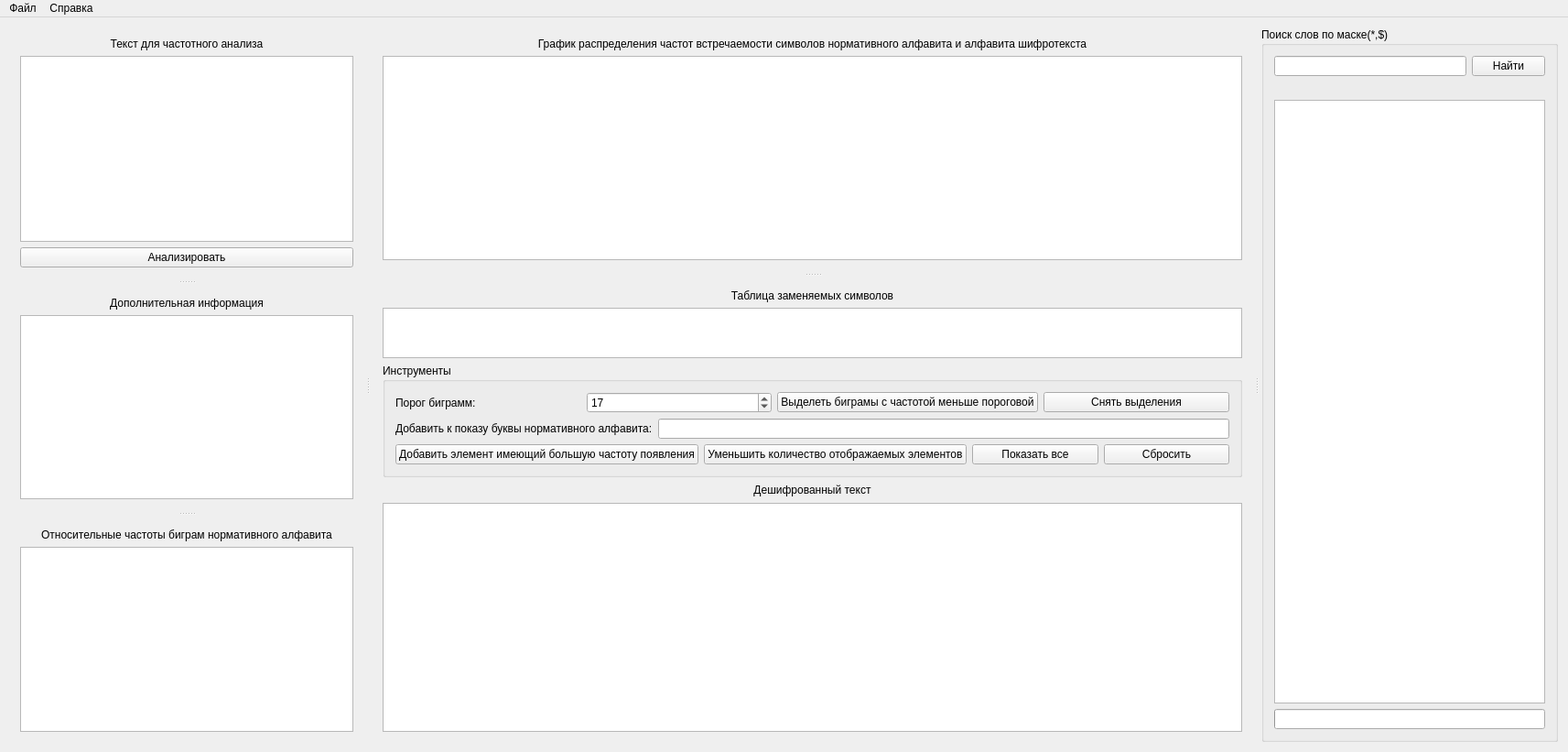
<?xml version="1.0" encoding="UTF-8"?>
<ui version="4.0">
 <class>MonoAlphabetic</class>
 <widget class="QMainWindow" name="MonoAlphabetic">
  <property name="geometry">
   <rect>
    <x>0</x>
    <y>0</y>
    <width>1713</width>
    <height>821</height>
   </rect>
  </property>
  <property name="windowTitle">
   <string>MainWindow</string>
  </property>
  <property name="windowIcon">
   <iconset resource="rec.qrc">
    <normaloff>:/img/monow.png</normaloff>:/img/monow.png</iconset>
  </property>
  <widget class="QWidget" name="centralWidget">
   <layout class="QHBoxLayout" name="horizontalLayout_5">
    <item>
     <widget class="QSplitter" name="splitter_4">
      <property name="orientation">
       <enum>Qt::Horizontal</enum>
      </property>
      <property name="handleWidth">
       <number>10</number>
      </property>
      <widget class="QSplitter" name="splitter_3">
       <property name="orientation">
        <enum>Qt::Horizontal</enum>
       </property>
       <property name="handleWidth">
        <number>10</number>
       </property>
       <widget class="QSplitter" name="splitter_2">
        <property name="orientation">
         <enum>Qt::Vertical</enum>
        </property>
        <property name="handleWidth">
         <number>10</number>
        </property>
        <widget class="QWidget" name="layoutWidget">
         <layout class="QVBoxLayout" name="verticalLayout_3">
          <item>
           <widget class="QLabel" name="label">
            <property name="text">
             <string>Текст для частотного анализа</string>
            </property>
            <property name="alignment">
             <set>Qt::AlignCenter</set>
            </property>
           </widget>
          </item>
          <item>
           <widget class="QPlainTextEdit" name="plainTextEdit">
            <property name="minimumSize">
             <size>
              <width>0</width>
              <height>0</height>
             </size>
            </property>
            <property name="maximumSize">
             <size>
              <width>16777215</width>
              <height>16777215</height>
             </size>
            </property>
            <property name="toolTip">
             <string>&lt;html&gt;&lt;head/&gt;&lt;body&gt;&lt;p&gt;Введите зашифрованную последовательность (для загрузки &lt;span style=&quot; font-weight:600;&quot;&gt;тестового примера&lt;/span&gt; используйте &lt;span style=&quot; font-weight:600;&quot;&gt;ctrl+t&lt;/span&gt;)&lt;/p&gt;&lt;/body&gt;&lt;/html&gt;</string>
            </property>
            <property name="plainText">
             <string/>
            </property>
           </widget>
          </item>
          <item>
           <widget class="QPushButton" name="pushButton">
            <property name="toolTip">
             <string>&lt;html&gt;&lt;head/&gt;&lt;body&gt;&lt;p&gt;Выполнить частотный анализ исходного текста, сформировать статистику, и подобрать символы замещения в соответствии с собранными данными&lt;/p&gt;&lt;/body&gt;&lt;/html&gt;</string>
            </property>
            <property name="text">
             <string>Анализировать</string>
            </property>
           </widget>
          </item>
         </layout>
        </widget>
        <widget class="QWidget" name="layoutWidget">
         <layout class="QVBoxLayout" name="verticalLayout">
          <item>
           <widget class="QLabel" name="label_3">
            <property name="text">
             <string>Дополнительная информация</string>
            </property>
            <property name="alignment">
             <set>Qt::AlignCenter</set>
            </property>
           </widget>
          </item>
          <item>
           <widget class="QPlainTextEdit" name="plainTextEdit_3">
            <property name="readOnly">
             <bool>true</bool>
            </property>
           </widget>
          </item>
         </layout>
        </widget>
        <widget class="QWidget" name="layoutWidget">
         <layout class="QVBoxLayout" name="verticalLayout_2">
          <item>
           <widget class="QLabel" name="label_6">
            <property name="text">
             <string>Относительные частоты биграм нормативного алфавита</string>
            </property>
            <property name="alignment">
             <set>Qt::AlignCenter</set>
            </property>
           </widget>
          </item>
          <item>
           <widget class="QTableView" name="tableView_2">
            <property name="editTriggers">
             <set>QAbstractItemView::NoEditTriggers</set>
            </property>
            <attribute name="horizontalHeaderDefaultSectionSize">
             <number>40</number>
            </attribute>
           </widget>
          </item>
         </layout>
        </widget>
       </widget>
       <widget class="QSplitter" name="splitter">
        <property name="orientation">
         <enum>Qt::Vertical</enum>
        </property>
        <property name="handleWidth">
         <number>10</number>
        </property>
        <widget class="QWidget" name="layoutWidget">
         <layout class="QVBoxLayout" name="verticalLayout_4">
          <item>
           <widget class="QLabel" name="label_5">
            <property name="text">
             <string>График распределения частот встречаемости символов нормативного алфавита и алфавита шифротекста</string>
            </property>
            <property name="alignment">
             <set>Qt::AlignCenter</set>
            </property>
           </widget>
          </item>
          <item>
           <widget class="QGraphicsView" name="graphicsView">
            <property name="verticalScrollBarPolicy">
             <enum>Qt::ScrollBarAlwaysOff</enum>
            </property>
            <property name="horizontalScrollBarPolicy">
             <enum>Qt::ScrollBarAlwaysOff</enum>
            </property>
           </widget>
          </item>
         </layout>
        </widget>
        <widget class="QWidget" name="layoutWidget">
         <layout class="QVBoxLayout" name="verticalLayout_6">
          <item>
           <widget class="QLabel" name="label_2">
            <property name="text">
             <string>Таблица заменяемых символов</string>
            </property>
            <property name="alignment">
             <set>Qt::AlignCenter</set>
            </property>
           </widget>
          </item>
          <item>
           <widget class="QTableView" name="tableView">
            <property name="minimumSize">
             <size>
              <width>0</width>
              <height>55</height>
             </size>
            </property>
            <property name="maximumSize">
             <size>
              <width>16777215</width>
              <height>55</height>
             </size>
            </property>
            <property name="contextMenuPolicy">
             <enum>Qt::NoContextMenu</enum>
            </property>
            <property name="toolTip">
             <string>&lt;html&gt;&lt;head/&gt;&lt;body&gt;&lt;p&gt;Для замены соответствующих символов:&lt;br/&gt;&lt;span style=&quot; font-weight:600;&quot;&gt;1.&lt;/span&gt;&lt;span style=&quot; font-style:italic;&quot;&gt;Выбирите одинарным кликом левой кнопкой мыши, по столбцу таблицы, символ, который требуется заменить;&lt;/span&gt;&lt;/p&gt;&lt;p&gt;&lt;span style=&quot; font-weight:600;&quot;&gt;2. &lt;/span&gt;&lt;span style=&quot; font-style:italic;&quot;&gt;Выполните двойной клик по символу на который требуется заменить символ выбраный в п.1.&lt;/span&gt;&lt;/p&gt;&lt;/body&gt;&lt;/html&gt;</string>
            </property>
            <property name="verticalScrollBarPolicy">
             <enum>Qt::ScrollBarAlwaysOff</enum>
            </property>
            <property name="horizontalScrollBarPolicy">
             <enum>Qt::ScrollBarAlwaysOff</enum>
            </property>
            <property name="editTriggers">
             <set>QAbstractItemView::NoEditTriggers</set>
            </property>
            <attribute name="horizontalHeaderDefaultSectionSize">
             <number>35</number>
            </attribute>
            <attribute name="verticalHeaderVisible">
             <bool>false</bool>
            </attribute>
           </widget>
          </item>
          <item>
           <widget class="QGroupBox" name="groupBox">
            <property name="title">
             <string>Инструменты</string>
            </property>
            <layout class="QVBoxLayout" name="verticalLayout_5">
             <item>
              <layout class="QHBoxLayout" name="horizontalLayout_3">
               <item>
                <widget class="QLabel" name="label_7">
                 <property name="text">
                  <string>Порог биграмм:</string>
                 </property>
                </widget>
               </item>
               <item>
                <widget class="QSpinBox" name="spinBox">
                 <property name="maximum">
                  <number>100</number>
                 </property>
                 <property name="value">
                  <number>17</number>
                 </property>
                </widget>
               </item>
               <item>
                <widget class="QPushButton" name="add_select">
                 <property name="toolTip">
                  <string>Выделить редковстречающиеся сочетания букв</string>
                 </property>
                 <property name="text">
                  <string>Выделеть биграмы с частотой меньше пороговой</string>
                 </property>
                </widget>
               </item>
               <item>
                <widget class="QPushButton" name="pushButton_3">
                 <property name="text">
                  <string>Снять выделения</string>
                 </property>
                </widget>
               </item>
              </layout>
             </item>
             <item>
              <layout class="QHBoxLayout" name="horizontalLayout_2">
               <item>
                <widget class="QLabel" name="label_8">
                 <property name="text">
                  <string>Добавить к показу буквы нормативного алфавита:</string>
                 </property>
                </widget>
               </item>
               <item>
                <widget class="QLineEdit" name="lineEdit">
                 <property name="toolTip">
                  <string>&lt;html&gt;&lt;head/&gt;&lt;body&gt;&lt;p&gt;Введите элементы нормативного алфавита для их добавления к показу&lt;br/&gt;&lt;span style=&quot; font-weight:600;&quot;&gt;Не чувствительно к регистру!&lt;/span&gt;&lt;/p&gt;&lt;/body&gt;&lt;/html&gt;</string>
                 </property>
                </widget>
               </item>
              </layout>
             </item>
             <item>
              <layout class="QHBoxLayout" name="horizontalLayout">
               <item>
                <widget class="QPushButton" name="add_simbol">
                 <property name="toolTip">
                  <string>Добавить к показу элемент имеющий наибольшую частоту появления</string>
                 </property>
                 <property name="text">
                  <string>Добавить элемент имеющий большую частоту появления</string>
                 </property>
                </widget>
               </item>
               <item>
                <widget class="QPushButton" name="pushButton_2">
                 <property name="toolTip">
                  <string>Убрать последний добавленный элемент имеющий наибольшую частоту появления</string>
                 </property>
                 <property name="text">
                  <string>Уменьшить количество отображаемых элементов</string>
                 </property>
                </widget>
               </item>
               <item>
                <widget class="QPushButton" name="pushButton_5">
                 <property name="toolTip">
                  <string>Показать все элементы замещения</string>
                 </property>
                 <property name="text">
                  <string>Показать все</string>
                 </property>
                </widget>
               </item>
               <item>
                <widget class="QPushButton" name="pushButton_4">
                 <property name="toolTip">
                  <string>Скрыть все элементы замещения, кроме приоритетных(добавленных к показу принудительно)</string>
                 </property>
                 <property name="text">
                  <string>Сбросить</string>
                 </property>
                </widget>
               </item>
              </layout>
             </item>
            </layout>
           </widget>
          </item>
          <item>
           <widget class="QLabel" name="label_4">
            <property name="minimumSize">
             <size>
              <width>0</width>
              <height>16</height>
             </size>
            </property>
            <property name="maximumSize">
             <size>
              <width>16777215</width>
              <height>16</height>
             </size>
            </property>
            <property name="baseSize">
             <size>
              <width>0</width>
              <height>0</height>
             </size>
            </property>
            <property name="text">
             <string>Дешифрованный текст</string>
            </property>
            <property name="alignment">
             <set>Qt::AlignCenter</set>
            </property>
           </widget>
          </item>
          <item>
           <widget class="QPlainTextEdit" name="plainTextEdit_2">
            <property name="font">
             <font>
              <pointsize>12</pointsize>
             </font>
            </property>
            <property name="contextMenuPolicy">
             <enum>Qt::CustomContextMenu</enum>
            </property>
            <property name="toolTip">
             <string>&lt;html&gt;&lt;head/&gt;&lt;body&gt;&lt;p&gt;&lt;span style=&quot; font-size:8pt;&quot;&gt;Кликните правой кнопкой мыши по слову для просмотра всех вариантов его замены и выбирите наиболее подходящий вариант&lt;/span&gt;&lt;/p&gt;&lt;/body&gt;&lt;/html&gt;</string>
            </property>
            <property name="readOnly">
             <bool>true</bool>
            </property>
           </widget>
          </item>
         </layout>
        </widget>
       </widget>
      </widget>
      <widget class="QGroupBox" name="groupBox_2">
       <property name="title">
        <string>Поиск слов по маске(*,$)</string>
       </property>
       <layout class="QVBoxLayout" name="verticalLayout_8">
        <item>
         <layout class="QVBoxLayout" name="verticalLayout_7">
          <item>
           <layout class="QHBoxLayout" name="horizontalLayout_4">
            <item>
             <widget class="QLineEdit" name="lineEdit_2">
              <property name="toolTip">
               <string>&lt;html&gt;&lt;head/&gt;&lt;body&gt;&lt;p&gt;Правила формирования маски:&lt;br/&gt;&lt;span style=&quot; font-weight:600;&quot;&gt;*&lt;/span&gt; - любой символ;&lt;/p&gt;&lt;p&gt;&lt;span style=&quot; font-weight:600;&quot;&gt;$1, $2&lt;/span&gt; - определенные символы;&lt;/p&gt;&lt;p&gt;&lt;span style=&quot; font-weight:600;&quot;&gt;А&lt;/span&gt; - конкретный символ.&lt;/p&gt;&lt;p&gt;&lt;br/&gt;Например:&lt;br/&gt;слово &lt;span style=&quot; font-style:italic;&quot;&gt;&amp;quot;дом&amp;quot;&lt;/span&gt; соответствует слудующим маскам: &lt;br/&gt;&lt;span style=&quot; font-weight:600;&quot;&gt;***, Д*М,$1$2$1, Д$1$2 и т.д.&lt;br/&gt;&lt;/span&gt;слово &lt;span style=&quot; font-style:italic;&quot;&gt;&amp;quot;слово&amp;quot;&lt;/span&gt; соответствует: &lt;br/&gt;&lt;span style=&quot; font-weight:600;&quot;&gt;C****,$1$2$3$4$3 и т.д.&lt;br/&gt;&lt;br/&gt;Примечание:&lt;br/&gt;Маска нечуствительна к регистру!&lt;/span&gt;&lt;/p&gt;&lt;/body&gt;&lt;/html&gt;</string>
              </property>
             </widget>
            </item>
            <item>
             <widget class="QPushButton" name="pushButton_6">
              <property name="toolTip">
               <string>&lt;html&gt;&lt;head/&gt;&lt;body&gt;&lt;p&gt;Правила формирования маски:&lt;br/&gt;&lt;span style=&quot; font-weight:600;&quot;&gt;*&lt;/span&gt; - любой символ;&lt;/p&gt;&lt;p&gt;&lt;span style=&quot; font-weight:600;&quot;&gt;$1, $2&lt;/span&gt; - определенные символы;&lt;/p&gt;&lt;p&gt;&lt;span style=&quot; font-weight:600;&quot;&gt;А&lt;/span&gt; - конкретный символ.&lt;/p&gt;&lt;p&gt;&lt;br/&gt;Например:&lt;br/&gt;слово &lt;span style=&quot; font-style:italic;&quot;&gt;&amp;quot;дом&amp;quot;&lt;/span&gt; соответствует слудующим маскам: &lt;br/&gt;&lt;span style=&quot; font-weight:600;&quot;&gt;***, Д*М,$1$2$1, Д$1$2 и т.д.&lt;br/&gt;&lt;/span&gt;слово &lt;span style=&quot; font-style:italic;&quot;&gt;&amp;quot;слово&amp;quot;&lt;/span&gt; соответствует: &lt;br/&gt;&lt;span style=&quot; font-weight:600;&quot;&gt;C****,$1$2$3$4$3 и т.д.&lt;br/&gt;&lt;br/&gt;Примечание:&lt;br/&gt;Маска нечуствительна к регистру!&lt;/span&gt;&lt;/p&gt;&lt;/body&gt;&lt;/html&gt;</string>
              </property>
              <property name="text">
               <string>Найти</string>
              </property>
             </widget>
            </item>
           </layout>
          </item>
          <item>
           <widget class="QLabel" name="label_9">
            <property name="text">
             <string/>
            </property>
            <property name="wordWrap">
             <bool>true</bool>
            </property>
           </widget>
          </item>
          <item>
           <widget class="QPlainTextEdit" name="plainTextEdit_4">
            <property name="readOnly">
             <bool>true</bool>
            </property>
           </widget>
          </item>
         </layout>
        </item>
        <item>
         <widget class="QProgressBar" name="progressBar">
          <property name="maximum">
           <number>300000</number>
          </property>
          <property name="value">
           <number>24</number>
          </property>
          <property name="textVisible">
           <bool>false</bool>
          </property>
         </widget>
        </item>
       </layout>
      </widget>
     </widget>
    </item>
   </layout>
  </widget>
  <widget class="QMenuBar" name="menuBar">
   <property name="geometry">
    <rect>
     <x>0</x>
     <y>0</y>
     <width>1713</width>
     <height>26</height>
    </rect>
   </property>
   <widget class="QMenu" name="menu">
    <property name="title">
     <string>Файл</string>
    </property>
    <widget class="QMenu" name="menu_4">
     <property name="title">
      <string>Выбор словаря</string>
     </property>
     <property name="icon">
      <iconset resource="rec.qrc">
       <normaloff>:/img/list.png</normaloff>:/img/list.png</iconset>
     </property>
     <addaction name="action_5"/>
     <addaction name="action_10"/>
    </widget>
    <addaction name="action_3"/>
    <addaction name="action_4"/>
    <addaction name="separator"/>
    <addaction name="menu_4"/>
   </widget>
   <widget class="QMenu" name="menu_2">
    <property name="title">
     <string>Справка</string>
    </property>
    <addaction name="action"/>
    <addaction name="action_2"/>
   </widget>
   <addaction name="menu"/>
   <addaction name="menu_2"/>
  </widget>
  <action name="action_3">
   <property name="icon">
    <iconset resource="rec.qrc">
     <normaloff>:/img/import_t2.png</normaloff>:/img/import_t2.png</iconset>
   </property>
   <property name="text">
    <string>Открыть</string>
   </property>
   <property name="shortcut">
    <string>Ctrl+Shift+O</string>
   </property>
   <property name="iconVisibleInMenu">
    <bool>true</bool>
   </property>
  </action>
  <action name="action_4">
   <property name="icon">
    <iconset resource="rec.qrc">
     <normaloff>:/img/export_t2.png</normaloff>:/img/export_t2.png</iconset>
   </property>
   <property name="text">
    <string>Сохранить текущее состояние</string>
   </property>
   <property name="shortcut">
    <string>Ctrl+Shift+S</string>
   </property>
  </action>
  <action name="action_6">
   <property name="text">
    <string>Выход</string>
   </property>
  </action>
  <action name="action_9">
   <property name="text">
    <string>Автор</string>
   </property>
  </action>
  <action name="action">
   <property name="icon">
    <iconset resource="rec.qrc">
     <normaloff>:/img/about_t2.png</normaloff>:/img/about_t2.png</iconset>
   </property>
   <property name="text">
    <string>О программе</string>
   </property>
   <property name="shortcut">
    <string>Shift+F1</string>
   </property>
  </action>
  <action name="action_2">
   <property name="icon">
    <iconset resource="rec.qrc">
     <normaloff>:/img/guide.png</normaloff>:/img/guide.png</iconset>
   </property>
   <property name="text">
    <string>Инструкция</string>
   </property>
   <property name="shortcut">
    <string>Shift+F2</string>
   </property>
  </action>
  <action name="action_5">
   <property name="checkable">
    <bool>true</bool>
   </property>
   <property name="checked">
    <bool>true</bool>
   </property>
   <property name="text">
    <string>Словарь Ожегова</string>
   </property>
   <property name="shortcut">
    <string>Ctrl+1</string>
   </property>
  </action>
  <action name="action_10">
   <property name="checkable">
    <bool>true</bool>
   </property>
   <property name="text">
    <string>Комплияция словарей Ожегова, Зализняка, Русской литературы, Ефремова, Абрамова</string>
   </property>
   <property name="shortcut">
    <string>Ctrl+2</string>
   </property>
  </action>
 </widget>
 <layoutdefault spacing="6" margin="11"/>
 <tabstops>
  <tabstop>plainTextEdit</tabstop>
  <tabstop>pushButton</tabstop>
 </tabstops>
 <resources>
  <include location="rec.qrc"/>
 </resources>
 <connections/>
 <slots>
  <slot>on_pushButton_3_clicked(int)</slot>
 </slots>
</ui>
